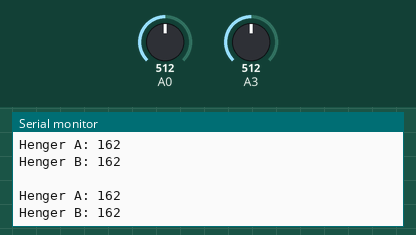
Simulated run of this sketch. Board: Arduino Uno, built with avr-gcc and run on an emulated ATmega328P. On the bench: the last lines printed to the serial monitor. The test bench sets the inputs (shaded band); at power-on: A0 = 512, A3 = 512.

Above: at 1.2 s.
1.3 s: A0 set to 716
At 2.02 s:
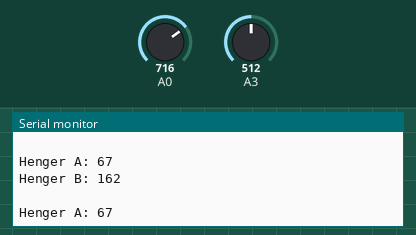
2.8 s: A3 set to 716
At 2.83 s:
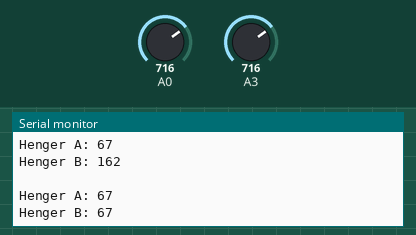
4.3 s: A0 set to 900
At 4.34 s:
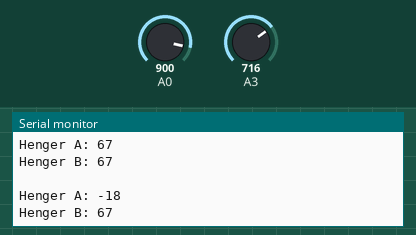
5.8 s: A3 set to 900
At 5.86 s:
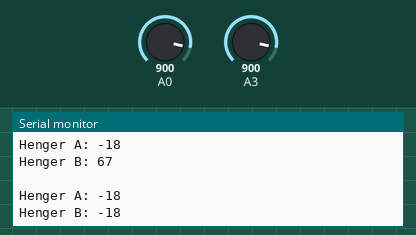
Timing chart, 0 to 8.3 s (numbered marks = the images above; inputs shaded):
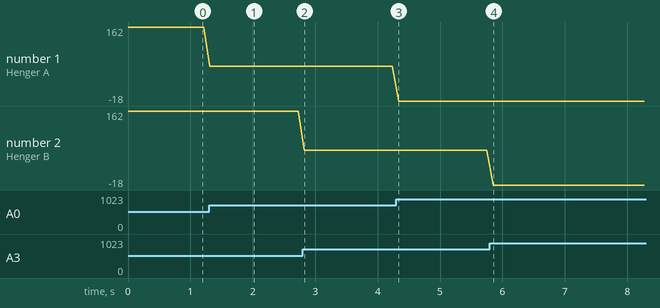

The sketch:

valve_position_check.ino
```cpp
void setup()
{
Serial.begin(115200);
}

void loop()
{
int PistonA_position = analogRead(A0);
int PistonB_position = analogRead(A3);

  //Serial.println(" ");
  Serial.println(" ");
  Serial.print("Henger A: ");
  Serial.println(map(PistonA_position,170,860,320,0));
  Serial.print("Henger B: ");
  Serial.println(map(PistonB_position,170,860,320,0));
  //Serial.println(" ");
  //Serial.println(" ");
  delay(100);
}
```

Measured:
- after the input at 1.3 s, the serial monitor: prints a new line at once (image 1)
- after the input at 2.8 s, the serial monitor: prints a new line at once (image 2)
- after the input at 4.3 s, the serial monitor: prints a new line at once (image 3)
- after the input at 5.8 s, the serial monitor: prints a new line after 0.05 s (image 4)
- plotted number 1: 162 → 67 after the input at 1.3 s, 67 → -18 after the input at 4.3 s
